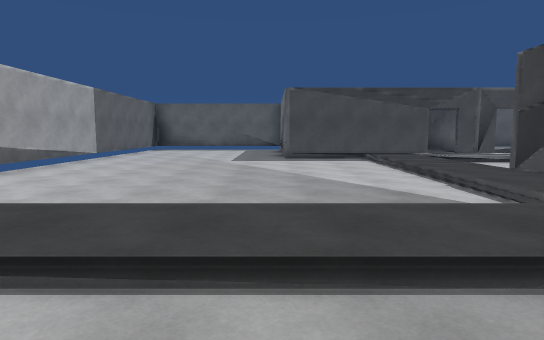
View 1 (above)

24 first-person views from a walk through a 3-D level made in the Unity game engine. The camera is 1.4 m above the floor, tilts 6° down and sees 75° across. Doors are open. The floor is counted in squares, 2 m on a side. Each view is taken from the middle of a square. On the plan, view 1 faces up. The plan holds only what a view shows up to about 11 squares ahead; the rest is blank. The place goes on beyond the plan. The player character is not drawn.

View 2
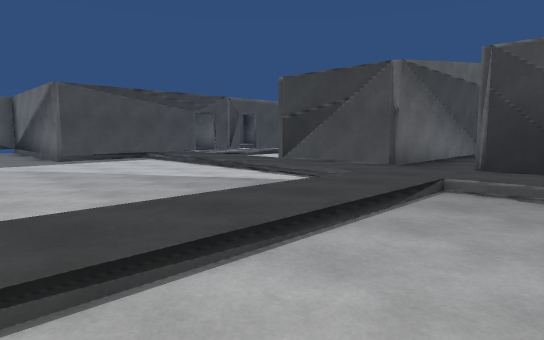

View 3
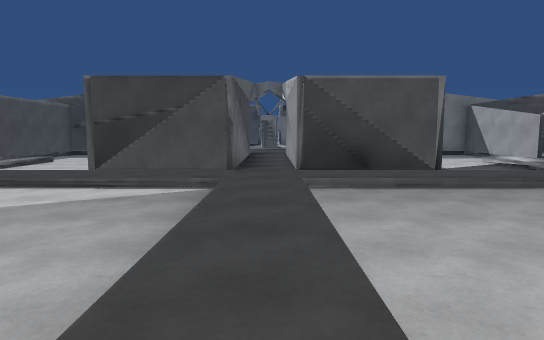

View 4
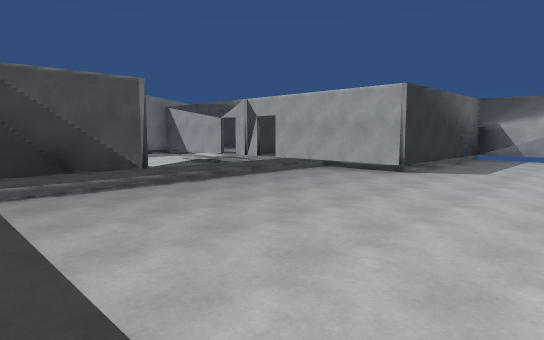

View 5
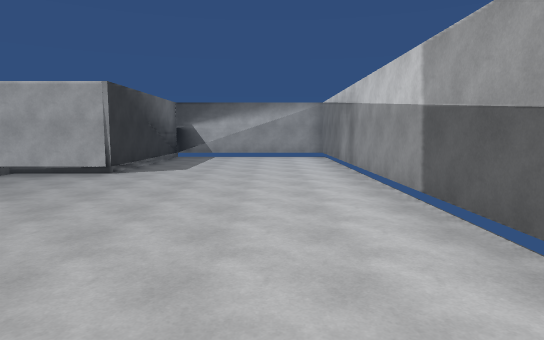

View 6
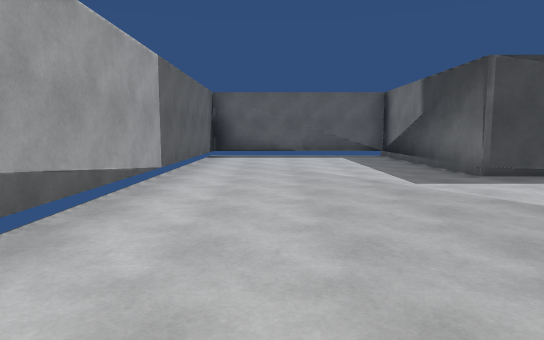

View 7
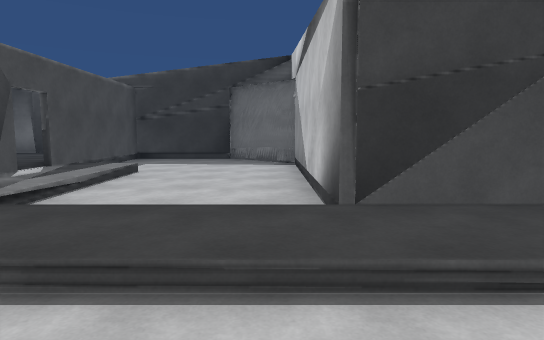

View 8
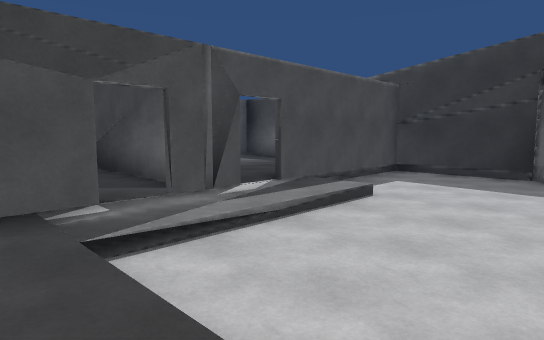

View 9
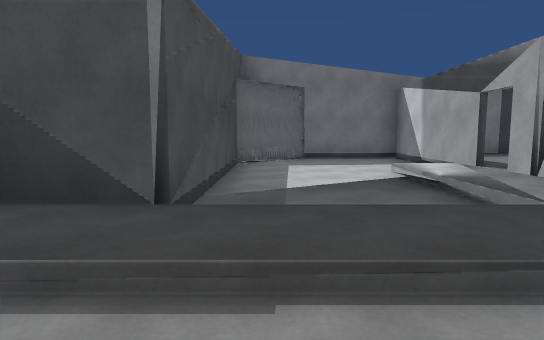

View 10
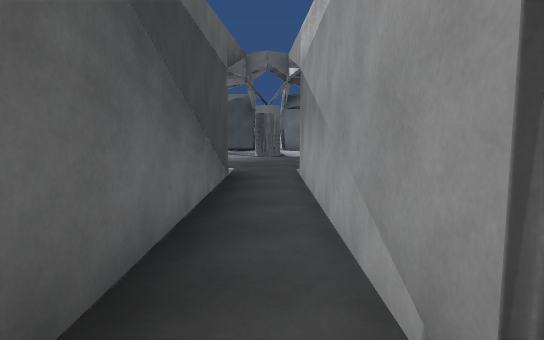

View 11
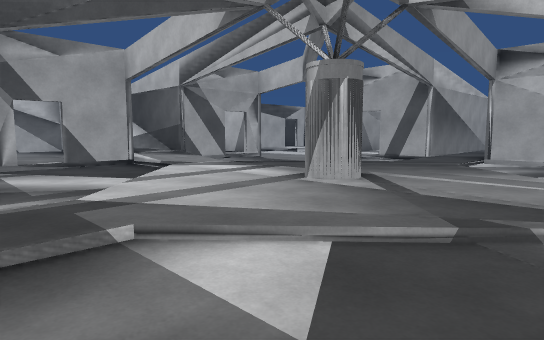

View 12
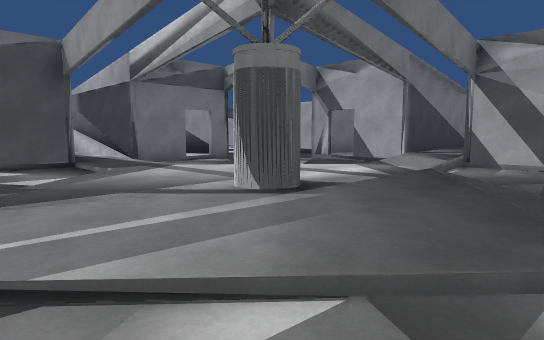

View 13
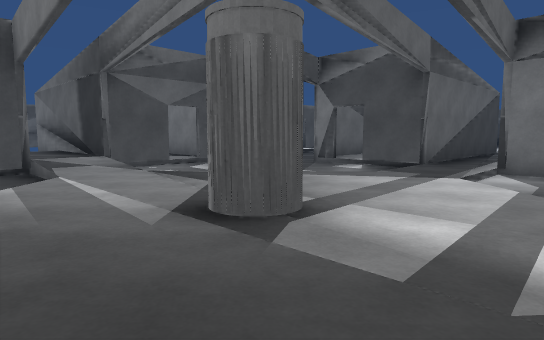

View 14
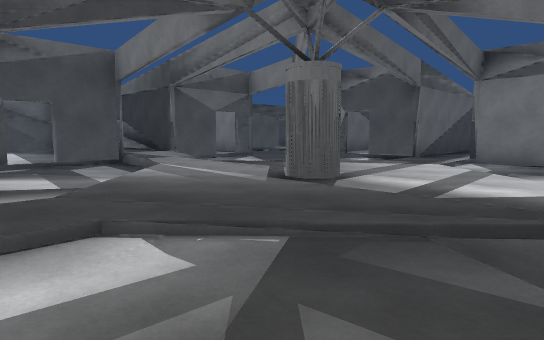

View 15
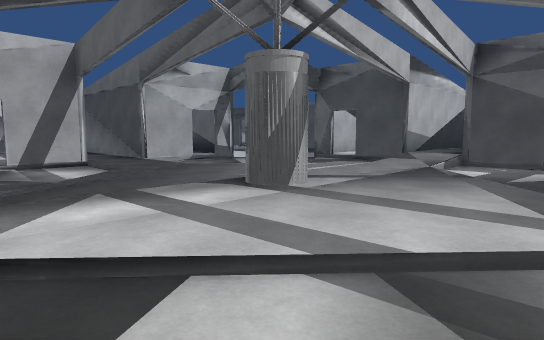

View 16
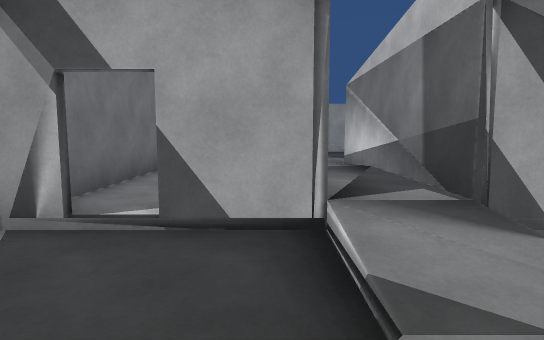

View 17
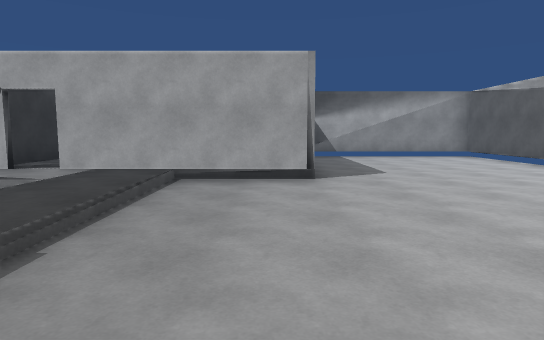

View 18
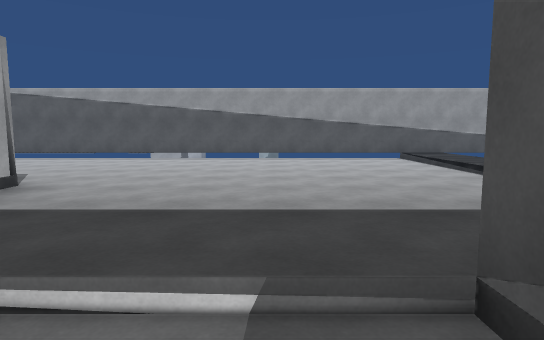

View 19
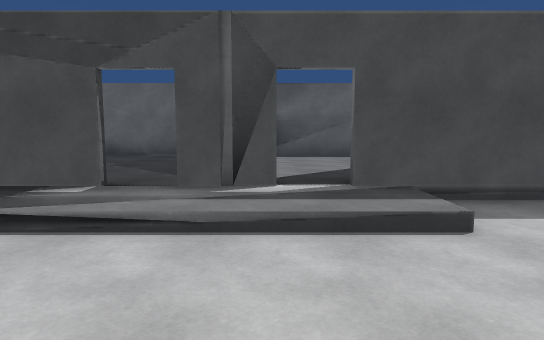

View 20
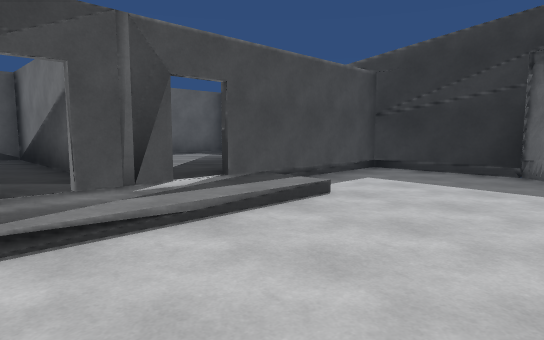

View 21
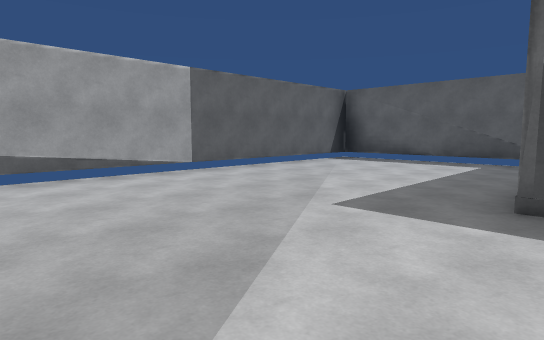

View 22
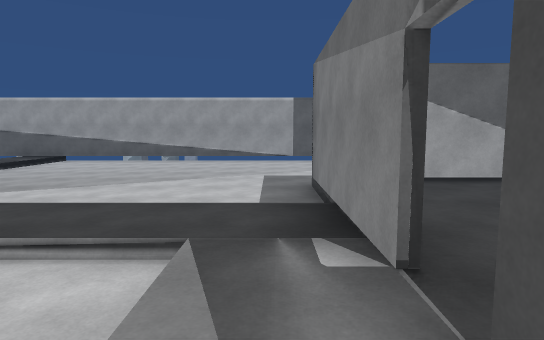

View 23
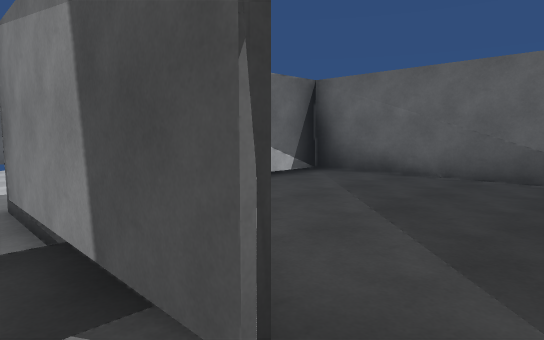

View 24
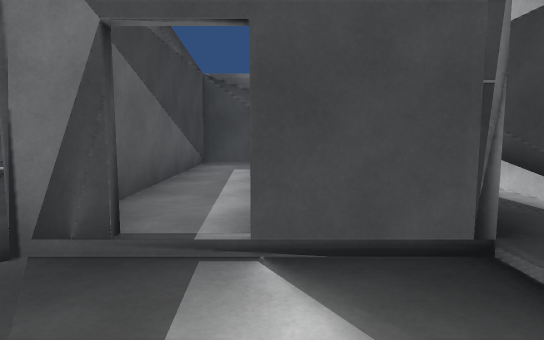

### Floor plan
Key: @ floor where view 1 was taken; # wall or solid block; x gap in a wall; . main floor; : floor 0.25 m higher than the main floor; + floor 0.5 m higher than the main floor; / step, stairs or slope.
Columns run from 5 left of view 1 to 24 right of it. Each row starts with its distance up from view 1.
 15 #######
 14 #....###########
 13 #....#::::##:::#
 12 #....#:::: #:::#  # #
 11 #....#:::: #:::#  # #
 10 #....####x##x#### #+#
  9 #.......:::::...# #+# #
  8 #.......:.......# #+#x#
  7 #.......:......####+//#
  6 #.......:.....##...+... ..
  5 #.......:######.../:/...######
  4 #.......:#    x../:::/..x::::#
  3 #.......:######./:::::/.######
  2 #::::::::::::::::::#::::::::
  1 #.......:#####/./:::::..#####
  0 #....@..:#  ::/../:::/../
 -1 #.......:######.../:/...###
 -2 #.......:.....##.../...
 -3 #.......:......##x#+#x#
 -4 #.......:////...# #+#:#
 -5 #....############ #+#:#
 -6 #....#            #+#:#
 -7 #....#            #/#:#
 -8 #....#          ###:###
 -9 #....#
-10 #....#
-11 ######

Positions as (right, up) in squares from view 1, and headings:
1: (0, 0), facing up
2: (-2, 0), facing up-right
3: (-3, 2), facing right
4: (-3, 2), facing down-right
5: (-3, 2), facing down
6: (-3, 4), facing up
7: (1, 6), facing right
8: (3, 6), facing up-right
9: (1, -2), facing right
10: (3, 2), facing right
11: (18, 5), facing down-left
12: (11, 5), facing down-right
13: (12, 0), facing up-right
14: (10, -1), facing up-right
15: (17, -1), facing up-left
16: (15, 0), facing down
17: (1, 0), facing down
18: (5, -2), facing left
19: (6, 6), facing up
20: (4, 6), facing up-right
21: (1, 6), facing up-left
22: (6, 9), facing left
23: (5, 9), facing up-left
24: (17, 4), facing right
